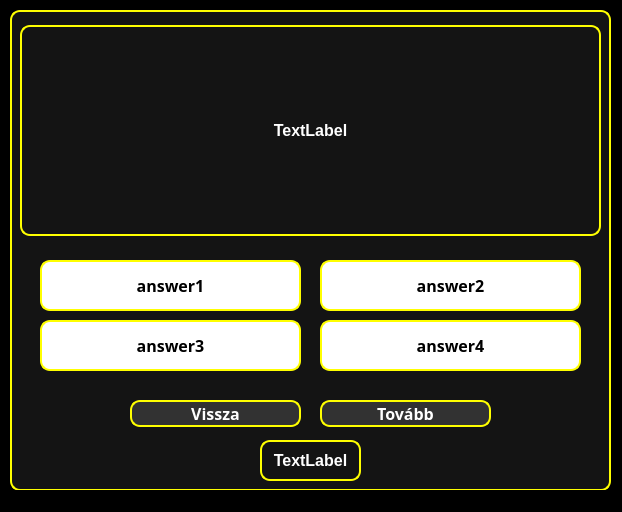
<?xml version="1.0" encoding="UTF-8"?>
<ui version="4.0">
 <class>learningGame</class>
 <widget class="QMainWindow" name="learningGame">
  <property name="geometry">
   <rect>
    <x>0</x>
    <y>0</y>
    <width>622</width>
    <height>512</height>
   </rect>
  </property>
  <property name="windowTitle">
   <string>Kvíz</string>
  </property>
  <property name="styleSheet">
   <string notr="true">* {
	background-color: black;
}</string>
  </property>
  <widget class="QWidget" name="centralwidget">
   <widget class="QWidget" name="widget" native="true">
    <property name="geometry">
     <rect>
      <x>10</x>
      <y>10</y>
      <width>601</width>
      <height>481</height>
     </rect>
    </property>
    <property name="styleSheet">
     <string notr="true">* {
	background-color: rgb(20, 20, 20);
    border: 2px solid yellow;
    border-radius: 10px;
    color: white;
    font-size: 16px;
    font-weight: bold;
}</string>
    </property>
    <widget class="QWidget" name="widget_2" native="true">
     <property name="geometry">
      <rect>
       <x>20</x>
       <y>240</y>
       <width>561</width>
       <height>131</height>
      </rect>
     </property>
     <property name="styleSheet">
      <string notr="true">* {
	background-color: rgb(20, 20, 20);
	border: None;
	border-radius: 10px;
	color: white;
	font-size: 16px;
	font-weight: bold;
}</string>
     </property>
     <widget class="QPushButton" name="answer2Button">
      <property name="geometry">
       <rect>
        <x>290</x>
        <y>10</y>
        <width>261</width>
        <height>51</height>
       </rect>
      </property>
      <property name="font">
       <font>
        <family>Corbel</family>
        <pointsize>-1</pointsize>
        <bold>true</bold>
       </font>
      </property>
      <property name="styleSheet">
       <string notr="true">* {
	background-color: white;
	border: 2px solid yellow;
	color: black;
}

*:hover {
	background-color: rgb(50, 50, 50);
	color: yellow;
}</string>
      </property>
      <property name="text">
       <string>answer2</string>
      </property>
      <property name="checkable">
       <bool>true</bool>
      </property>
     </widget>
     <widget class="QPushButton" name="answer1Button">
      <property name="geometry">
       <rect>
        <x>10</x>
        <y>10</y>
        <width>261</width>
        <height>51</height>
       </rect>
      </property>
      <property name="font">
       <font>
        <family>Corbel</family>
        <pointsize>-1</pointsize>
        <bold>true</bold>
       </font>
      </property>
      <property name="styleSheet">
       <string notr="true">* {
	background-color: white;
	border: 2px solid yellow;
	color: black;
}

*:hover {
	background-color: rgb(50, 50, 50);
	color: yellow;
}</string>
      </property>
      <property name="text">
       <string>answer1</string>
      </property>
      <property name="checkable">
       <bool>true</bool>
      </property>
     </widget>
     <widget class="QPushButton" name="answer3Button">
      <property name="geometry">
       <rect>
        <x>10</x>
        <y>70</y>
        <width>261</width>
        <height>51</height>
       </rect>
      </property>
      <property name="font">
       <font>
        <family>Corbel</family>
        <pointsize>-1</pointsize>
        <bold>true</bold>
       </font>
      </property>
      <property name="styleSheet">
       <string notr="true">* {
	background-color: white;
	border: 2px solid yellow;
	color: black;
}

*:hover {
	background-color: rgb(50, 50, 50);
	color: yellow;
}</string>
      </property>
      <property name="text">
       <string>answer3</string>
      </property>
      <property name="checkable">
       <bool>true</bool>
      </property>
     </widget>
     <widget class="QPushButton" name="answer4Button">
      <property name="geometry">
       <rect>
        <x>290</x>
        <y>70</y>
        <width>261</width>
        <height>51</height>
       </rect>
      </property>
      <property name="font">
       <font>
        <family>Corbel</family>
        <pointsize>-1</pointsize>
        <bold>true</bold>
       </font>
      </property>
      <property name="styleSheet">
       <string notr="true">* {
	background-color: white;
	border: 2px solid yellow;
	color: black;
}

*:hover {
	background-color: rgb(50, 50, 50);
	color: yellow;
}</string>
      </property>
      <property name="text">
       <string>answer4</string>
      </property>
      <property name="checkable">
       <bool>true</bool>
      </property>
     </widget>
    </widget>
    <widget class="QPushButton" name="backButton">
     <property name="geometry">
      <rect>
       <x>120</x>
       <y>390</y>
       <width>171</width>
       <height>27</height>
      </rect>
     </property>
     <property name="font">
      <font>
       <family>Corbel</family>
       <pointsize>-1</pointsize>
       <bold>true</bold>
      </font>
     </property>
     <property name="styleSheet">
      <string notr="true">* {
	background-color: rgb(50, 50, 50);
	color: white;
}

*:hover {
	background-color: black;
	color: yellow;
}</string>
     </property>
     <property name="text">
      <string>Vissza</string>
     </property>
    </widget>
    <widget class="QPushButton" name="nextButton">
     <property name="geometry">
      <rect>
       <x>310</x>
       <y>390</y>
       <width>171</width>
       <height>27</height>
      </rect>
     </property>
     <property name="font">
      <font>
       <family>Corbel</family>
       <pointsize>-1</pointsize>
       <bold>true</bold>
      </font>
     </property>
     <property name="styleSheet">
      <string notr="true">* {
	background-color: rgb(50, 50, 50);
	color: white;
}

*:hover {
	background-color: black;
	color: yellow;
}</string>
     </property>
     <property name="text">
      <string>Tovább</string>
     </property>
    </widget>
    <widget class="QLabel" name="questionField">
     <property name="geometry">
      <rect>
       <x>10</x>
       <y>15</y>
       <width>581</width>
       <height>211</height>
      </rect>
     </property>
     <property name="styleSheet">
      <string notr="true">* {
	color: white;
}</string>
     </property>
     <property name="text">
      <string>TextLabel</string>
     </property>
     <property name="alignment">
      <set>Qt::AlignCenter</set>
     </property>
    </widget>
    <widget class="QLabel" name="timerLabel">
     <property name="geometry">
      <rect>
       <x>250</x>
       <y>430</y>
       <width>101</width>
       <height>41</height>
      </rect>
     </property>
     <property name="styleSheet">
      <string notr="true">* {
	    color: white;
}</string>
     </property>
     <property name="text">
      <string>TextLabel</string>
     </property>
     <property name="alignment">
      <set>Qt::AlignCenter</set>
     </property>
    </widget>
   </widget>
  </widget>
  <widget class="QStatusBar" name="statusbar"/>
 </widget>
 <resources/>
 <connections/>
</ui>
